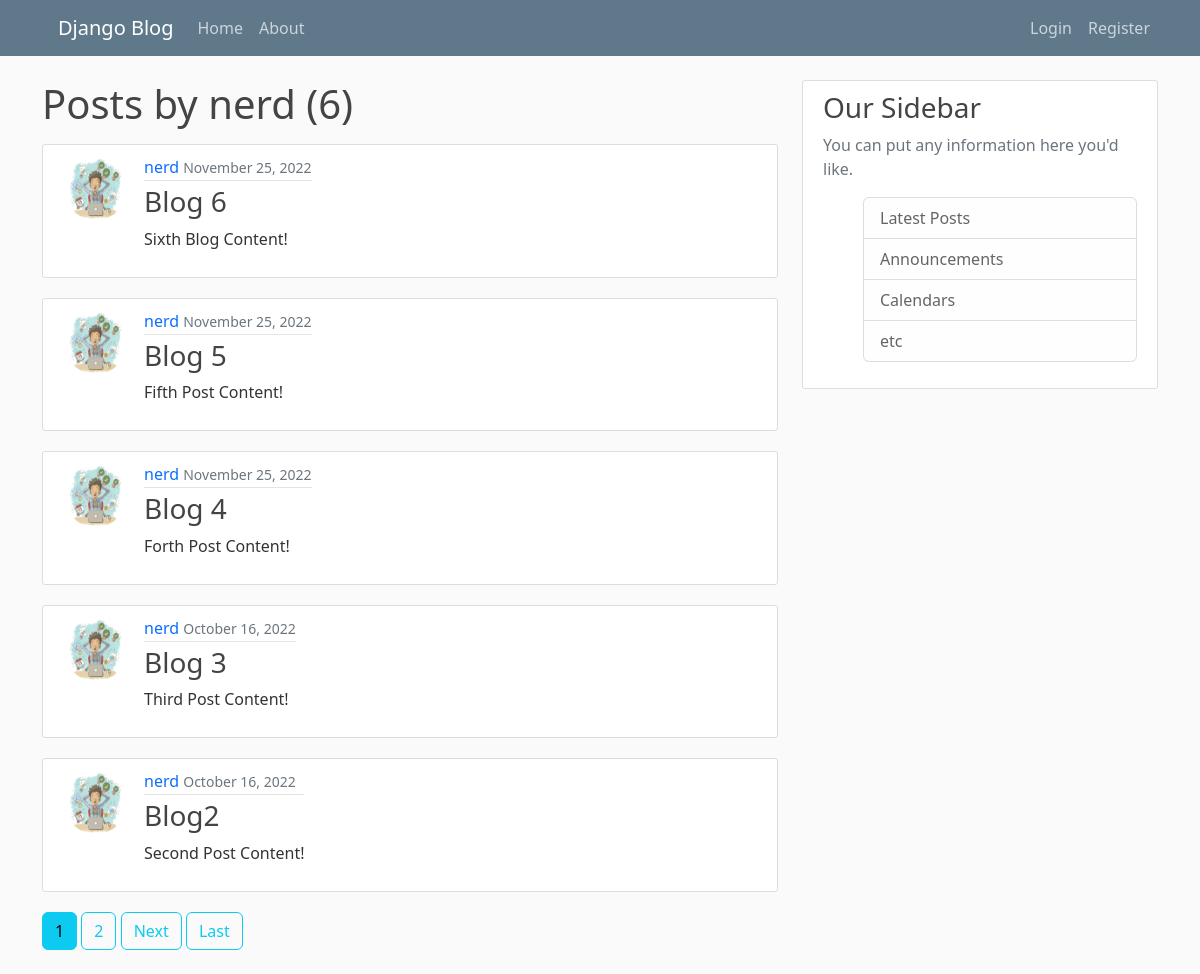
Before: /user/nerd with the older database file.
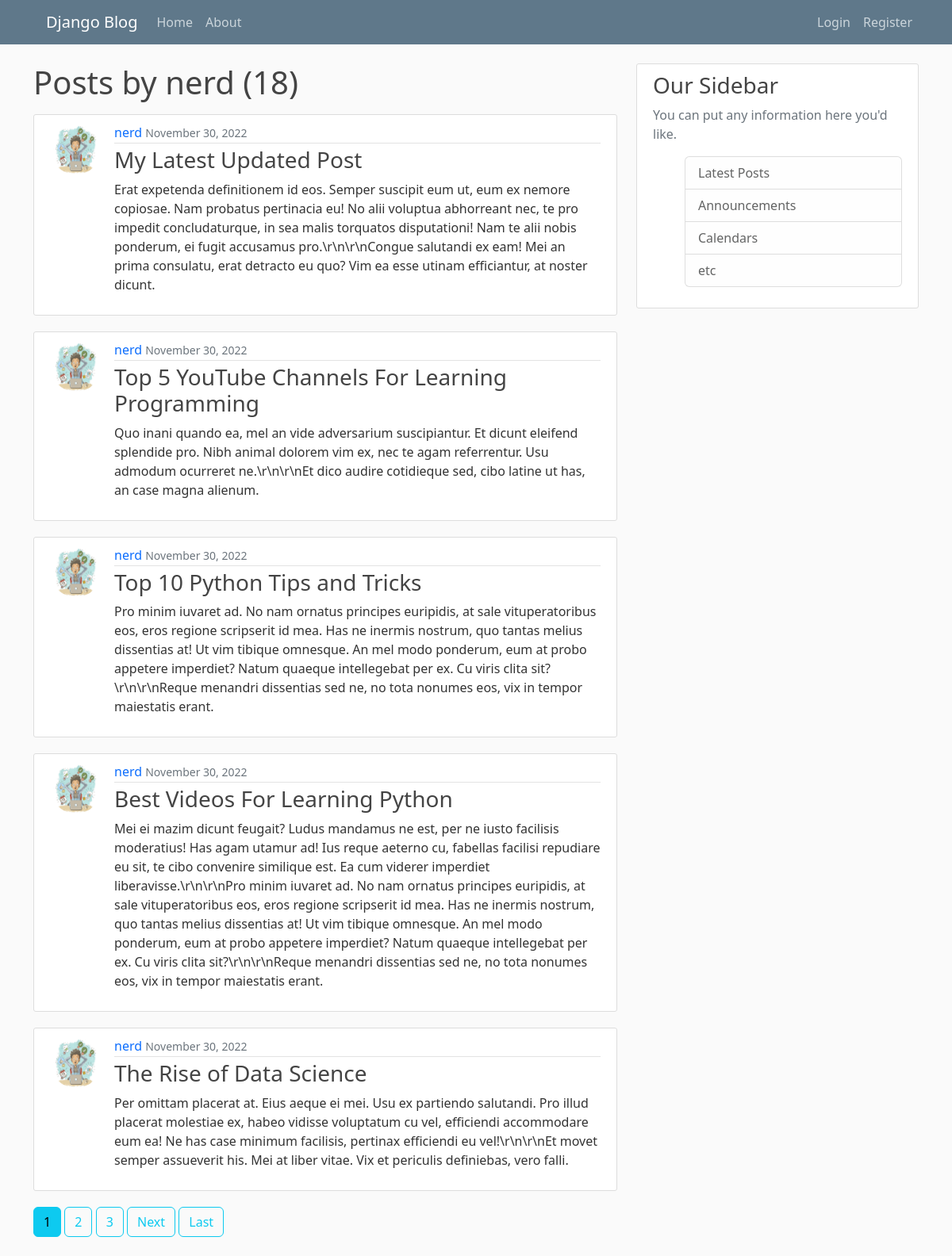
After: the same page with the newer database file.
### blog/models.py (models this page shows, shortened)
class Post(models.Model):
    title = models.CharField(max_length=100)
    content = models.TextField()
    date_posted = models.DateTimeField(default=timezone.now)
    author = models.ForeignKey(User, on_delete=models.CASCADE)

### users/models.py (models this page shows, shortened)
class Profile(models.Model):
    user = models.OneToOneField(User, on_delete=models.CASCADE) # cascade if user is deleted also delete profile
    image = models.ImageField(default='default.jpg', upload_to='profile_pics')

### blog/views.py (the view)
# urls.py: path('user/<str:username>', UserPostListView.as_view(), name='user-posts'),
class UserPostListView(ListView):
    model = Post
    template_name = 'blog/user_posts.html' #<app>/<model>_<viewtype>.html
    context_object_name = 'posts'
    paginate_by = 5
    def get_queryset(self):
        user = get_object_or_404(User, username=self.kwargs.get('username'))
        return Post.objects.filter(author=user).order_by('-date_posted')

### blog/templates/blog/user_posts.html (shortened to what this page needs)
{% extends "blog/base.html" %}
{% block content %}
    <h1 class="mb-3">Posts by {{ view.kwargs.username }} ({{ page_obj.paginator.count }})</h1>
    {% for post in posts %}
    <article class="media content-section d-flex">
      <img class="rounded-circle article-img" src="{{ post.author.profile.image.url }}">
        <div class="media-body">
          <div class="article-metadata">
            <a class="mr-2" href="{% url 'user-posts' post.author.username %}">{{ post.author }}</a>
            <small class="text-muted">{{ post.date_posted | date:"F d, Y" }}</small>
          </div>
          <h3><a class="article-title" href="{% url 'post-detail' post.id %}">{{ post.title }}</a></h3>
          <p class="article-content">{{ post.content }}</p>
        </div>
      </article>
    {% endfor %}
    {% if is_paginated %}
      {% for num in page_obj.paginator.page_range %}
        {% if page_obj.number == num %}
          <a class="btn btn-info mb-4" href="?page={{ num }}">{{ num }}</a>
        {% elif num > page_obj.number|add:'-3'  and num < page_obj.number|add:'3' %}
          <a class="btn btn-outline-info mb-4" href="?page={{ num }}">{{ num }}</a>
        {% endif %}
      {% endfor %}
      {% if page_obj.has_next %}
        <a class="btn btn-outline-info mb-4" href="?page={{ page_obj.next_page_number }}">Next</a>
        <a class="btn btn-outline-info mb-4" href="?page={{ page_obj.paginator.num_pages }}">Last</a>
      {% endif %}
    {% endif %}
{% endblock content %}

Changed rows visible on the page:
no longer on this page (row unchanged): Post: author.profile.image (picture), author "nerd", date_posted "November 25, 2022", title "Blog 6", content "Sixth Blog Content!"
no longer on this page (row unchanged): Post: author.profile.image (picture), author "nerd", date_posted "November 25, 2022", title "Blog 5", content "Fifth Post Content!"
no longer on this page (row unchanged): Post: author.profile.image (picture), author "nerd", date_posted "November 25, 2022", title "Blog 4", content "Forth Post Content!"
no longer on this page (row unchanged): Post: author.profile.image (picture), author "nerd", date_posted "October 16, 2022", title "Blog 3", content "Third Post Content!"
no longer on this page (row unchanged): Post: author.profile.image (picture), author "nerd", date_posted "October 16, 2022", title "Blog2", content "Second Post Content!"
added Post: author.profile.image (picture), author "nerd", date_posted "November 30, 2022", title "My Latest Updated Post", content "Erat expetenda definitionem id eos. Semper suscipit eum ut, eum ex nemore copiosae. Nam probatus pertinacia eu! No alii voluptua abhorreant nec, te pro impedit concludaturque, in sea malis torquatos disputationi! Nam te alii nobis ponderum, ei fugit accusamus pro.\\r\\n\\r\\nCongue salutandi ex eam! Mei an prima consulatu, erat detracto eu quo? Vim ea esse utinam efficiantur, at noster dicunt."
added Post: author.profile.image (picture), author "nerd", date_posted "November 30, 2022", title "Top 5 YouTube Channels For Learning Programming", content "Quo inani quando ea, mel an vide adversarium suscipiantur. Et dicunt eleifend splendide pro. Nibh animal dolorem vim ex, nec te agam referrentur. Usu admodum ocurreret ne.\\r\\n\\r\\nEt dico audire cotidieque sed, cibo latine ut has, an case magna alienum."
added Post: author.profile.image (picture), author "nerd", date_posted "November 30, 2022", title "Top 10 Python Tips and Tricks", content "Pro minim iuvaret ad. No nam ornatus principes euripidis, at sale vituperatoribus eos, eros regione scripserit id mea. Has ne inermis nostrum, quo tantas melius dissentias at! Ut vim tibique omnesque. An mel modo ponderum, eum at probo appetere imperdiet? Natum quaeque intellegebat per ex. Cu viris clita sit?\\r\\n\\r\\nReque menandri dissentias sed ne, no tota nonumes eos, vix in tempor maiestatis erant."
added Post: author.profile.image (picture), author "nerd", date_posted "November 30, 2022", title "Best Videos For Learning Python", content "Mei ei mazim dicunt feugait? Ludus mandamus ne est, per ne iusto facilisis moderatius! Has agam utamur ad! Ius reque aeterno cu, fabellas facilisi repudiare eu sit, te cibo convenire similique est. Ea cum viderer imperdiet liberavisse.\\r\\n\\r\\nPro minim iuvaret ad. No nam ornatus principes euripidis, at sale vituperatoribus eos, eros regione scripserit id mea. Has ne inermis nostrum, quo tantas melius dissentias at! Ut vim tibique omnesque. An mel modo ponderum, eum at probo appetere imperdiet? Natum quaeque intellegebat per ex. Cu viris clita sit?\\r\\n\\r\\nReque menandri dissentias sed ne, no tota nonumes eos, vix in tempor maiestatis erant."
added Post: author.profile.image (picture), author "nerd", date_posted "November 30, 2022", title "The Rise of Data Science", content "Per omittam placerat at. Eius aeque ei mei. Usu ex partiendo salutandi. Pro illud placerat molestiae ex, habeo vidisse voluptatum cu vel, efficiendi accommodare eum ea! Ne has case minimum facilisis, pertinax efficiendi eu vel!\\r\\n\\r\\nEt movet semper assueverit his. Mei at liber vitae. Vix et periculis definiebas, vero falli."
Other visible differences:
{{ page_obj.paginator.count }}: "6" → "18"
new list line: "3"
